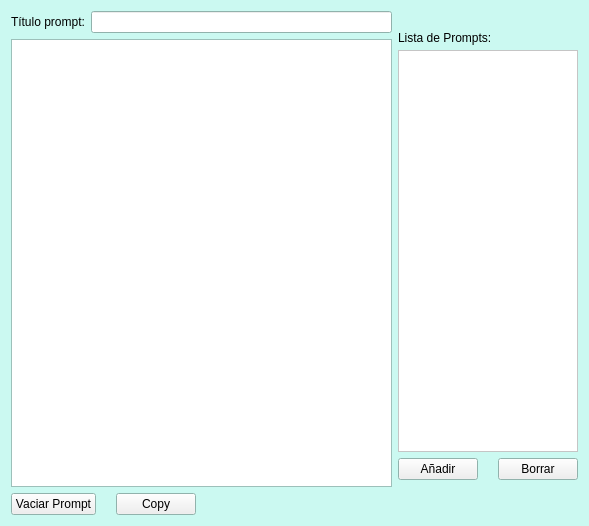
<?xml version="1.0" encoding="UTF-8"?>
<ui version="4.0">
 <class>Form</class>
 <widget class="QWidget" name="Form">
  <property name="geometry">
   <rect>
    <x>0</x>
    <y>0</y>
    <width>589</width>
    <height>526</height>
   </rect>
  </property>
  <property name="palette">
   <palette>
    <active>
     <colorrole role="Base">
      <brush brushstyle="SolidPattern">
       <color alpha="255">
        <red>255</red>
        <green>255</green>
        <blue>255</blue>
       </color>
      </brush>
     </colorrole>
     <colorrole role="Window">
      <brush brushstyle="SolidPattern">
       <color alpha="255">
        <red>203</red>
        <green>249</green>
        <blue>241</blue>
       </color>
      </brush>
     </colorrole>
    </active>
    <inactive>
     <colorrole role="Base">
      <brush brushstyle="SolidPattern">
       <color alpha="255">
        <red>255</red>
        <green>255</green>
        <blue>255</blue>
       </color>
      </brush>
     </colorrole>
     <colorrole role="Window">
      <brush brushstyle="SolidPattern">
       <color alpha="255">
        <red>203</red>
        <green>249</green>
        <blue>241</blue>
       </color>
      </brush>
     </colorrole>
    </inactive>
    <disabled>
     <colorrole role="Base">
      <brush brushstyle="SolidPattern">
       <color alpha="255">
        <red>203</red>
        <green>249</green>
        <blue>241</blue>
       </color>
      </brush>
     </colorrole>
     <colorrole role="Window">
      <brush brushstyle="SolidPattern">
       <color alpha="255">
        <red>203</red>
        <green>249</green>
        <blue>241</blue>
       </color>
      </brush>
     </colorrole>
    </disabled>
   </palette>
  </property>
  <property name="windowTitle">
   <string>Form</string>
  </property>
  <layout class="QHBoxLayout" name="horizontalLayout_5">
   <item>
    <layout class="QVBoxLayout" name="verticalLayout_2">
     <property name="spacing">
      <number>6</number>
     </property>
     <item>
      <layout class="QVBoxLayout" name="verticalLayout">
       <item>
        <layout class="QHBoxLayout" name="horizontalLayout">
         <item>
          <widget class="QLabel" name="etiqueta_titulo_prompt">
           <property name="text">
            <string>Título prompt:</string>
           </property>
          </widget>
         </item>
         <item>
          <widget class="QLineEdit" name="entrada_titulo_prompt"/>
         </item>
        </layout>
       </item>
       <item>
        <widget class="QTextEdit" name="cuadro_texto_prompt"/>
       </item>
      </layout>
     </item>
     <item>
      <layout class="QHBoxLayout" name="horizontalLayout_4">
       <item>
        <layout class="QHBoxLayout" name="horizontalLayout_3">
         <property name="spacing">
          <number>20</number>
         </property>
         <item>
          <widget class="QPushButton" name="ButtonVaciar">
           <property name="text">
            <string>Vaciar Prompt</string>
           </property>
          </widget>
         </item>
         <item>
          <widget class="QPushButton" name="ButtonCopy">
           <property name="text">
            <string>Copy</string>
           </property>
          </widget>
         </item>
         <item>
          <widget class="QLabel" name="label_2">
           <property name="text">
            <string/>
           </property>
          </widget>
         </item>
         <item>
          <widget class="QLabel" name="label_4">
           <property name="text">
            <string/>
           </property>
          </widget>
         </item>
         <item>
          <widget class="QLabel" name="label_3">
           <property name="text">
            <string/>
           </property>
          </widget>
         </item>
        </layout>
       </item>
      </layout>
     </item>
    </layout>
   </item>
   <item>
    <layout class="QVBoxLayout" name="verticalLayout_4" stretch="0,0,0">
     <property name="spacing">
      <number>5</number>
     </property>
     <property name="topMargin">
      <number>1</number>
     </property>
     <property name="bottomMargin">
      <number>17</number>
     </property>
     <item>
      <widget class="QLabel" name="label">
       <property name="text">
        <string/>
       </property>
      </widget>
     </item>
     <item>
      <widget class="QLabel" name="etiqueta_cuadro_titulo">
       <property name="text">
        <string>Lista de Prompts:</string>
       </property>
      </widget>
     </item>
     <item>
      <layout class="QVBoxLayout" name="verticalLayout_3">
       <property name="spacing">
        <number>6</number>
       </property>
       <property name="bottomMargin">
        <number>18</number>
       </property>
       <item>
        <widget class="QScrollArea" name="scrollArea">
         <property name="sizePolicy">
          <sizepolicy hsizetype="Minimum" vsizetype="Expanding">
           <horstretch>4</horstretch>
           <verstretch>0</verstretch>
          </sizepolicy>
         </property>
         <property name="maximumSize">
          <size>
           <width>16777215</width>
           <height>16777215</height>
          </size>
         </property>
         <property name="sizeIncrement">
          <size>
           <width>4</width>
           <height>0</height>
          </size>
         </property>
         <property name="baseSize">
          <size>
           <width>4</width>
           <height>0</height>
          </size>
         </property>
         <property name="palette">
          <palette>
           <active>
            <colorrole role="Base">
             <brush brushstyle="SolidPattern">
              <color alpha="255">
               <red>255</red>
               <green>255</green>
               <blue>255</blue>
              </color>
             </brush>
            </colorrole>
            <colorrole role="Window">
             <brush brushstyle="SolidPattern">
              <color alpha="255">
               <red>255</red>
               <green>255</green>
               <blue>255</blue>
              </color>
             </brush>
            </colorrole>
           </active>
           <inactive>
            <colorrole role="Base">
             <brush brushstyle="SolidPattern">
              <color alpha="255">
               <red>255</red>
               <green>255</green>
               <blue>255</blue>
              </color>
             </brush>
            </colorrole>
            <colorrole role="Window">
             <brush brushstyle="SolidPattern">
              <color alpha="255">
               <red>255</red>
               <green>255</green>
               <blue>255</blue>
              </color>
             </brush>
            </colorrole>
           </inactive>
           <disabled>
            <colorrole role="Base">
             <brush brushstyle="SolidPattern">
              <color alpha="255">
               <red>255</red>
               <green>255</green>
               <blue>255</blue>
              </color>
             </brush>
            </colorrole>
            <colorrole role="Window">
             <brush brushstyle="SolidPattern">
              <color alpha="255">
               <red>255</red>
               <green>255</green>
               <blue>255</blue>
              </color>
             </brush>
            </colorrole>
           </disabled>
          </palette>
         </property>
         <property name="contextMenuPolicy">
          <enum>Qt::CustomContextMenu</enum>
         </property>
         <property name="widgetResizable">
          <bool>true</bool>
         </property>
         <widget class="QWidget" name="scrollAreaWidgetContents">
          <property name="geometry">
           <rect>
            <x>0</x>
            <y>0</y>
            <width>180</width>
            <height>392</height>
           </rect>
          </property>
         </widget>
        </widget>
       </item>
       <item>
        <layout class="QHBoxLayout" name="horizontalLayout_2" stretch="0,0">
         <property name="spacing">
          <number>20</number>
         </property>
         <property name="sizeConstraint">
          <enum>QLayout::SetMaximumSize</enum>
         </property>
         <item>
          <widget class="QPushButton" name="boton_anadir">
           <property name="text">
            <string>Añadir</string>
           </property>
          </widget>
         </item>
         <item>
          <widget class="QPushButton" name="ButtonBorrar">
           <property name="text">
            <string>Borrar</string>
           </property>
          </widget>
         </item>
        </layout>
       </item>
      </layout>
     </item>
    </layout>
   </item>
  </layout>
 </widget>
 <resources/>
 <connections/>
</ui>
